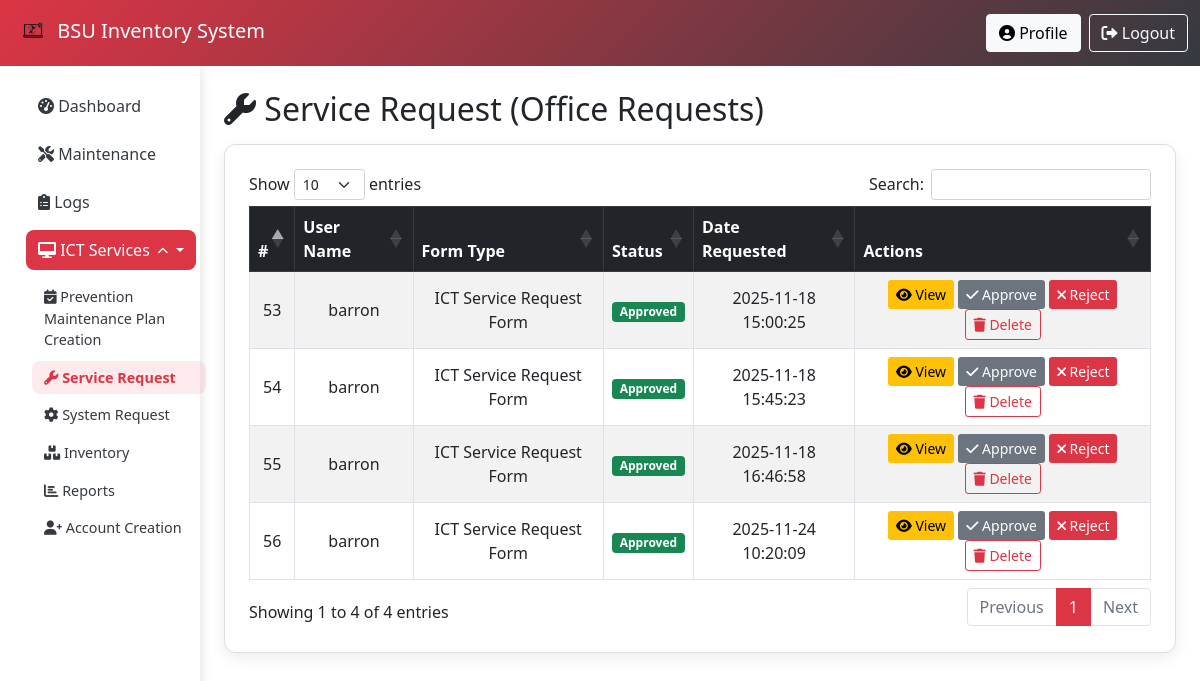
/admin/request.php (signed in), run on the app's committed database.
### tables this page shows
CREATE TABLE `requests` (
  `id` int(11) NOT NULL,
  `user_id` int(11) NOT NULL,
  `form_type` varchar(255) NOT NULL,
  `form_data` longtext DEFAULT NULL,
  `status` enum('Pending','Completed','Approved','Rejected') DEFAULT 'Pending',
  `created_at` timestamp NOT NULL DEFAULT current_timestamp(),
  `date_updated` timestamp NULL DEFAULT current_timestamp() ON UPDATE current_timestamp(),
  `updated_at` timestamp NULL DEFAULT NULL ON UPDATE current_timestamp()
);

CREATE TABLE `users` (
  `id` int(11) NOT NULL,
  `full_name` varchar(255) NOT NULL,
  `email` varchar(255) NOT NULL,
  `role` enum('admin','technician','department_admin') NOT NULL DEFAULT 'technician',
  `phone_number` varchar(20) NOT NULL,
  `password` varchar(255) NOT NULL,
  `profile_image` varchar(255) DEFAULT NULL,
  `created_at` timestamp NOT NULL DEFAULT current_timestamp(),
  `updated_at` timestamp NOT NULL DEFAULT current_timestamp() ON UPDATE current_timestamp()
);

### admin/request.php (the view, shortened to what this page needs)
<?php
require_once '../includes/db.php';
$createTableQuery = "CREATE TABLE IF NOT EXISTS `requests` (
    `id` int(11) NOT NULL AUTO_INCREMENT,
    `user_id` int(11) NOT NULL,
    `form_type` varchar(255) NOT NULL,
    `form_data` longtext DEFAULT NULL,
    `status` enum('Pending','Approved','Rejected') DEFAULT 'Pending',
    `created_at` timestamp NOT NULL DEFAULT current_timestamp(),
    `updated_at` timestamp NOT NULL DEFAULT current_timestamp() ON UPDATE current_timestamp(),
    PRIMARY KEY (`id`),
    KEY `user_id` (`user_id`),
    KEY `status` (`status`),
    KEY `form_type` (`form_type`)
) ENGINE=InnoDB DEFAULT CHARSET=utf8mb4 COLLATE=utf8mb4_general_ci";
$conn->query($createTableQuery);
$query = "SELECT r.*, u.full_name FROM requests r
          LEFT JOIN users u ON r.user_id = u.id
          WHERE r.form_type = 'ICT Service Request Form'
          ORDER BY r.created_at DESC";
$result = $conn->query($query);
?>
<!DOCTYPE html>
<html lang="en">
<head>
    <link href="https://cdn.jsdelivr.net/npm/bootstrap@5.1.3/dist/css/bootstrap.min.css" rel="stylesheet">
    <link href="https://cdnjs.cloudflare.com/ajax/libs/font-awesome/6.0.0/css/all.min.css" rel="stylesheet">
    <link href="https://cdn.datatables.net/1.13.6/css/dataTables.bootstrap5.min.css" rel="stylesheet">
</head>
<body>
    <nav class="navbar navbar-expand-lg navbar-dark">
        <div class="container-fluid">
            <a class="navbar-brand" href="dashboard.php">
                <img src="../images/Ict logs.png" alt="Logo" style="height:40px;"> BSU Inventory System
            </a>
            <div class="navbar-nav ms-auto">
                <a href="profile.php" class="btn btn-light me-2"><i class="fas fa-user-circle"></i> Profile</a>
                <a href="logout.php" class="btn btn-outline-light"><i class="fas fa-sign-out-alt"></i> Logout</a>
            </div>
        </div>
    </nav>
    <div class="container-fluid">
        <div class="row">
            <?php include 'sidebar.php'; ?>
            <div class="col-md-9 col-lg-10 p-4">
                <h2><i class="fas fa-wrench"></i> Service Request (Office Requests)</h2>
                <div class="card p-4 mt-3">
                    <?php if ($result->num_rows > 0): ?>
                        <div class="table-responsive">
                            <table id="requestTable" class="table table-bordered table-striped text-center align-middle">
                                <thead class="table-dark">
                                    <tr>
                                        <th>#</th>
                                        <th>User Name</th>
                                        <th>Form Type</th>
                                        <th>Status</th>
                                        <th>Date Requested</th>
                                        <th>Actions</th>
                                    </tr>
                                </thead>
                                <tbody>
                                    <?php while ($row = $result->fetch_assoc()): ?>
                                        <?php
                                            $formDataArray = json_decode($row['form_data'] ?? '[]', true);
                                            $requestPayload = [
                                                'id' => $row['id'],
                                                'form_type' => $row['form_type'],
                                                'status' => $row['status'],
                                                'created_at' => $row['created_at'],
                                                'full_name' => $row['full_name'] ?? 'Unknown User',
                                                'form_data' => $formDataArray
                                            ];
                                        ?>
                                        <tr>
                                            <td><?= htmlspecialchars($row['id']) ?></td>
                                            <td><?= htmlspecialchars($row['full_name'] ?? 'Unknown User') ?></td>
                                            <td><?= htmlspecialchars($row['form_type']) ?></td>
                                            <td>
                                                <?php
                                                $statusClass = match ($row['status']) {
                                                    'Approved' => 'bg-success text-white',
                                                    'Rejected' => 'bg-danger text-white',
                                                    default => 'bg-warning text-dark'
                                                };
                                                ?>
                                                <span class="badge <?= $statusClass ?>">
                                                    <?= htmlspecialchars($row['status']) ?>
                                                </span>
                                            </td>
                                            <td><?= htmlspecialchars($row['created_at']) ?></td>
                                            <td>
                                                <button type="button"
                                                        class="btn btn-view btn-sm btn-action view-request-btn"
                                                        data-request='<?= htmlspecialchars(json_encode($requestPayload), ENT_QUOTES, 'UTF-8') ?>'>
                                                    <i class="fas fa-eye"></i> View
                                                </button>
                                                <a href="approve_request.php?id=<?= $row['id'] ?>" class="btn btn-approve btn-sm btn-action" onclick="return confirm('Approve this request?');">
                                                    <i class="fas fa-check"></i> Approve
                                                </a>
                                                <a href="reject_request.php?id=<?= $row['id'] ?>" class="btn btn-reject btn-sm btn-action" onclick="return confirm('Reject this request?');">
                                                    <i class="fas fa-times"></i> Reject
                                                </a>
                                                <a href="delete_request.php?id=<?= $row['id'] ?>" class="btn btn-outline-danger btn-sm btn-action" onclick="return confirm('Are you sure you want to delete this request? This action cannot be undone.');">
                                                    <i class="fas fa-trash"></i> Delete
                                                </a>
                                            </td>
                                        </tr>
                                    <?php endwhile; ?>
                                </tbody>
                            </table>
                        </div>
                    <?php else: ?>
                        <div class="alert alert-info text-center">No requests found.</div>
                    <?php endif; ?>
                </div>
            </div>
        </div>
    </div>
</body>
</html>

### admin/request.php (style rules this page uses)
:root { --primary-color: #dc3545; --secondary-color: #343a40; }
.navbar { background: linear-gradient(135deg, var(--primary-color) 0%, var(--secondary-color) 100%); }
.card { border-radius: 12px; box-shadow: 0 5px 15px rgba(0,0,0,0.08); }
.btn-view { background-color: #ffc107; color: black; border: none; }
.btn-approve { background-color: #6c757d; color: white; border: none; }
.btn-reject { background-color: #dc3545; color: white; border: none; }
.btn-action { transition: all 0.3s ease; }

### data on the page
requests: id "56", user.full_name "barron", form_type "ICT Service Request Form", status "Approved", created_at "2025-11-24 10:20:09"
requests: id "55", user.full_name "barron", form_type "ICT Service Request Form", status "Approved", created_at "2025-11-18 16:46:58"
requests: id "54", user.full_name "barron", form_type "ICT Service Request Form", status "Approved", created_at "2025-11-18 15:45:23"
requests: id "53", user.full_name "barron", form_type "ICT Service Request Form", status "Approved", created_at "2025-11-18 15:00:25"
